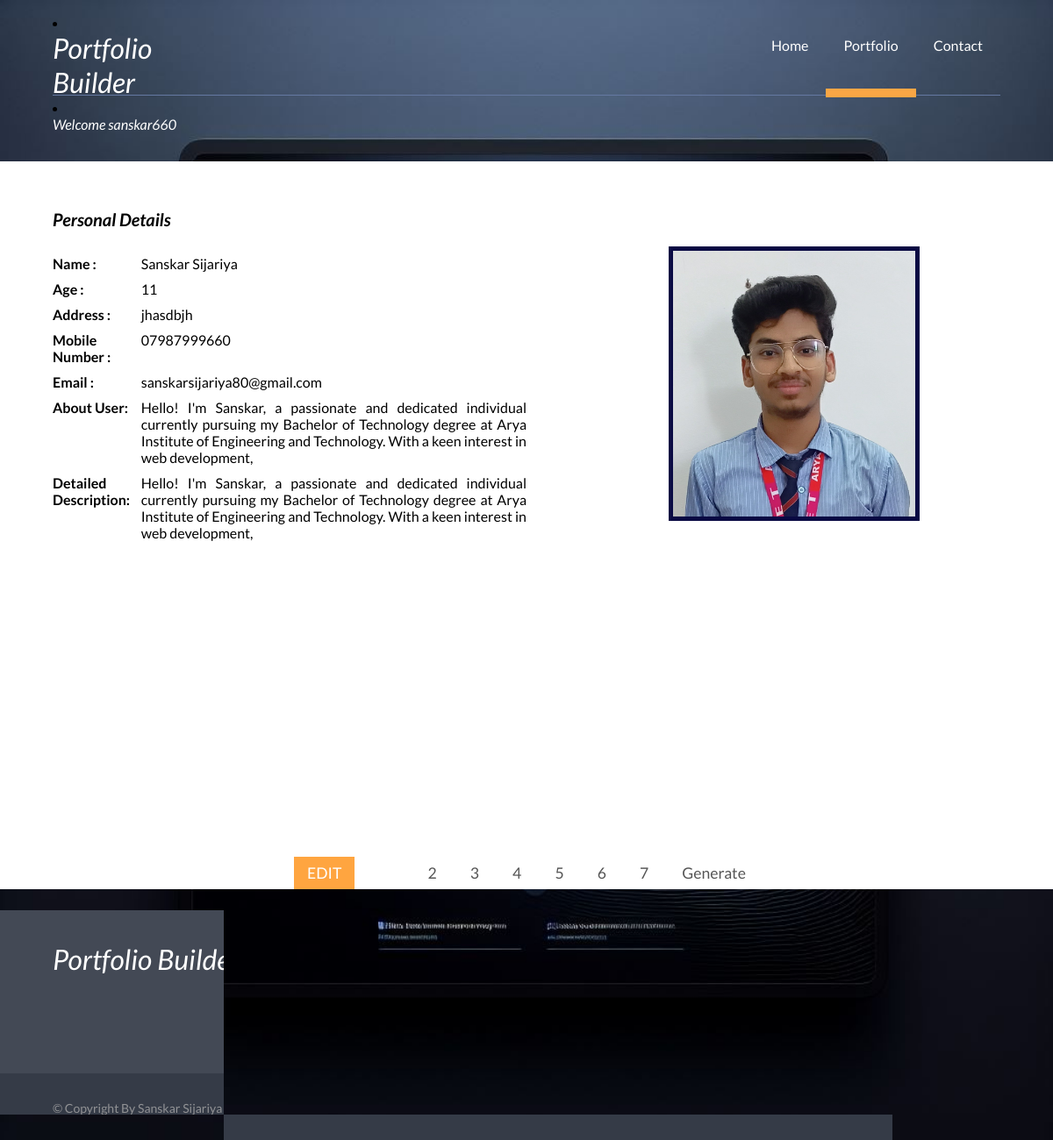
The page /user/details/ (signed in) on the database its author committed.
### login/models.py (models this page shows, shortened)
class UserProfile(models.Model):
    user = models.OneToOneField(User, on_delete=models.CASCADE, unique=True)
    portfolio_views = models.IntegerField(default=0)
    name=models.CharField(max_length=100)
    age = models.IntegerField()
    address = models.CharField(max_length=100)
    mobile_number = models.CharField(max_length=15, blank=True, null=True)
    email = models.EmailField(blank=True, null=True)
    photo = models.ImageField(upload_to=user_directory_path, blank=True, null=True, validators=[
            FileExtensionValidator(allowed_extensions=['jpg', 'jpeg', 'png']),  # Allow only certain file extensions
           validate_photo_size,  # Maximum file size in bytes (e.g., 5 MB)
        ])
    aboutuser=models.CharField(max_length=200,default='Describe About Yourself in 2 Lines')
    User_description = models.TextField(max_length=1000,default='Describe Something About Yourself')
    Resume = models.FileField(upload_to=user_pdf_upload_path, null=True, blank=True)

### login/views.py (the view)
# urls.py: path('user/details/', views.details, name='firstdetails'),
@login_required
def details(request):
    details = UserProfile.objects.get(user=request.user)
    context = {'details': details}
    return render(request, 'firstdetail.html', context)

### Template/firstdetail.html (shortened to what this page needs)
{% extends 'first.html' %}
{% load static %}
 {% block content %}
 <div class="wrap">
	<div class="pages-top">
	        <div class="logo">
				<li><h1 style="font-size:2rem; color:white; font-style: italic;">Portfolio Builder</h1></li>
                <li><h3 style="color:white; font-style: italic;"> Welcome {{user.username}}</h3></li>
			 </div>
		     <div class="h_menu4">
				<ul class="nav">
					<li><a href="{% url 'home' %}">Home</a></li>
					<li class="active"><a href="">Portfolio</a></li>
					<li><a href="contact.html">Contact</a></li>
				</ul>
			</div>
		</div>
     </div>
	 <div class="main">
	     <div class="wrap">
	 	   <div class="pages">
            <h1 style="font-size: 20px;font-weight: bold;font-style: italic;">Personal Details</h1><br>
			 <div class="gallery1">
            <div class="da">
                <table>
                        <tr >
                          <th><p><strong>Name : </strong></p></th>
                          <th><p>{{ details.name }}</p></th>
                        </tr>
                        <tr >
                            <th><p><strong>Age : </strong></p></th>
                            <th><p>{{ details.age }}</p></th>
                          </tr>
                          <tr >
                            <th><p><strong>Address : </strong></p></th>
                            <th><p>{{ details.address }}</p></th>
                          </tr>
                          <tr >
                            <th><p><strong>Mobile Number : </strong></p></th>
                            <th><p> {{ details.mobile_number }}</p></th>
                          </tr>
                          <tr >
                            <th><p><strong>Email : </strong></p></th>
                            <th><p>{{ details.email }}</p></th>
                          </tr>
                          <tr >
                            <th><p><strong> About User: <strong></p></th>
                            <th><p>{{ details.aboutuser}}</p></th>
                          </tr>
                          <tr >
                            <th><p><strong>Detailed Description: </strong></p></th>
                            <th><p>{{ details.User_description}}</p></th>
                          </tr>
                </table>
     </div><br>
    <div class="bo" style="border:none;">
    {% if details.photo %}
    <img src="{{ MEDIA_URL }}{{details.photo.url }}"  alt="Profile Image">
    {% else %}
    <p>No profile image available</p>
    {% endif %}</div>
</div>
</div>
		   </div>
            <ul class="dc_pagination dc_paginationA dc_paginationA06">
            <li><a href="{% url 'user_profile' %}" class="current">Edit</a></li>
            <li><a href="{% url 'add_education' %}" >2</a></li>
            <li><a href="{% url 'links' %}">3</a></li>
            <li><a href="{% url 'add_skills' %}">4</a></li>
            <li><a href="{% url 'add_projects' %}">5</a></li>
            <li><a href="{% url 'services' %}">6</a></li>
            <li><a href="{% url 'templates_page' %}">7</a></li>
            <li><a href="{% url 'portfolio' user.username %}" class="next">Generate </a></li>
        </ul>
    </div>
{% endblock %}

### static/css/style.css (style rules this page uses)
html,body,div,span,applet,object,iframe,h1,h2,h3,h4,h5,h6,p,blockquote,pre,a,abbr,acronym,address,big,cite,code,del,dfn,em,img,ins,kbd,q,s,samp,small,strike,strong,sub,sup,tt,var,b,u,i,dl,dt,dd,ol,nav ul,nav li,fieldset,form,label,legend,table,caption,tbody,tfoot,thead,tr,th,td,article,aside,canvas,details,embed,figure,figcaption,footer,header,hgroup,menu,nav,output,ruby,section,summary,time,mark,audio,video { margin:0;padding:0;border:0;font-size:100%;font:inherit;vertical-align:baseline; }
ol,ul { list-style:none;margin:0;padding:0; }
table { border-collapse:collapse;border-spacing:0; }
a { text-decoration:none; }
img { max-width:100%; }
body { font-family: 'Lato', sans-serif; background:#fff; background: url(/static/images/image/banner_bg.jpeg) no-repeat center fixed; -webkit-background-size: cover; -moz-background-size: cover; -o-background-size: cover; background-size: cover; background-position:center; background-size: 100% 100%; }
.wrap { width:80%; margin:0 auto; -moz-transition:all .2s linear; -webkit-transition:all .2s linear; -o-transition:all .2s linear; -ms-transition:all .2s linear; }
.pages-top { padding: 3% 0; background: url(/static/images/image/border.png) repeat-x 0px 112px; }
.logo { float:left; width: 13.5%; margin-top:-1.5%; }
.h_menu4 { float:right; }
.nav { list-style: none; zoom: 1; }
.nav:before, .nav:after { content: " "; display: table; }
.nav:after { clear: both; }
.nav li a { display: block; padding: 10px 20px 40px 20px; color: #fff; font-size:1em; }
.nav li { position: relative; }
.nav li.active a, .nav li a:hover { border-bottom:10px solid #faa645; }
.nav > li { float: left; }
.main { background:#fff; }
.pages { padding:5% 0; }
ul.dc_pagination { text-align: center; overflow: hidden; margin: 3% 0 2% 0; }
ul.dc_pagination li:first-child { margin-left: 0px; margin-right: 5%; text-transform: uppercase; }
ul.dc_pagination li { display: inline-block; margin: 0px; margin-left: 5px; padding: 0px; }
ul.dc_pagination li a { color: #555; display: block; padding: 8px 15px 8px 15px; text-decoration: none; font-size: 1.1em; }
ul.dc_paginationA06 li a:hover, ul.dc_paginationA06 li a.current { background:#FFA540; color: #FFF; }
@media (max-width:1366px) { .wrap { width:90%; } }
@media (max-width:1280px) { .wrap { width:90%; } }
@media (max-width:1280px) { .pages-top { background: url(/static/images/image/border.png) repeat-x 0px 108px; } }

### static/form.css (style rules this page uses)
.gallery1 { width: 100%; display: flex; }
.da { width: 50%; text-align:justify; }
.bo { border: 3px solid rgb(10, 10, 67); width: 50%; }
.bo img { height:50%; border:5px solid rgb(10, 10, 67); margin-left: 30%; }
.da p { margin-top:10px; }
.da p { text-align:justify; }

### static/details.css (style rules this page uses)
p strong { font-weight: bold; }

### rows shown on the page
UserProfile: name "Sanskar Sijariya", age "11", address "jhasdbjh", mobile_number "07987999660", email "sanskarsijariya80@gmail.com", aboutuser "Hello! I'm Sanskar, a passionate and dedicated individual currently pursuing my Bachelor of Technology degree at Arya Institute of Engineering and Technology. With a keen interest in web development,", User_description "Hello! I'm Sanskar, a passionate and dedicated individual currently pursuing my Bachelor of Technology degree at Arya Institute of Engineering and Technology. With a keen interest in web development,", photo (picture)

### other values the page prints
{{ user.username }} "sanskar660"
